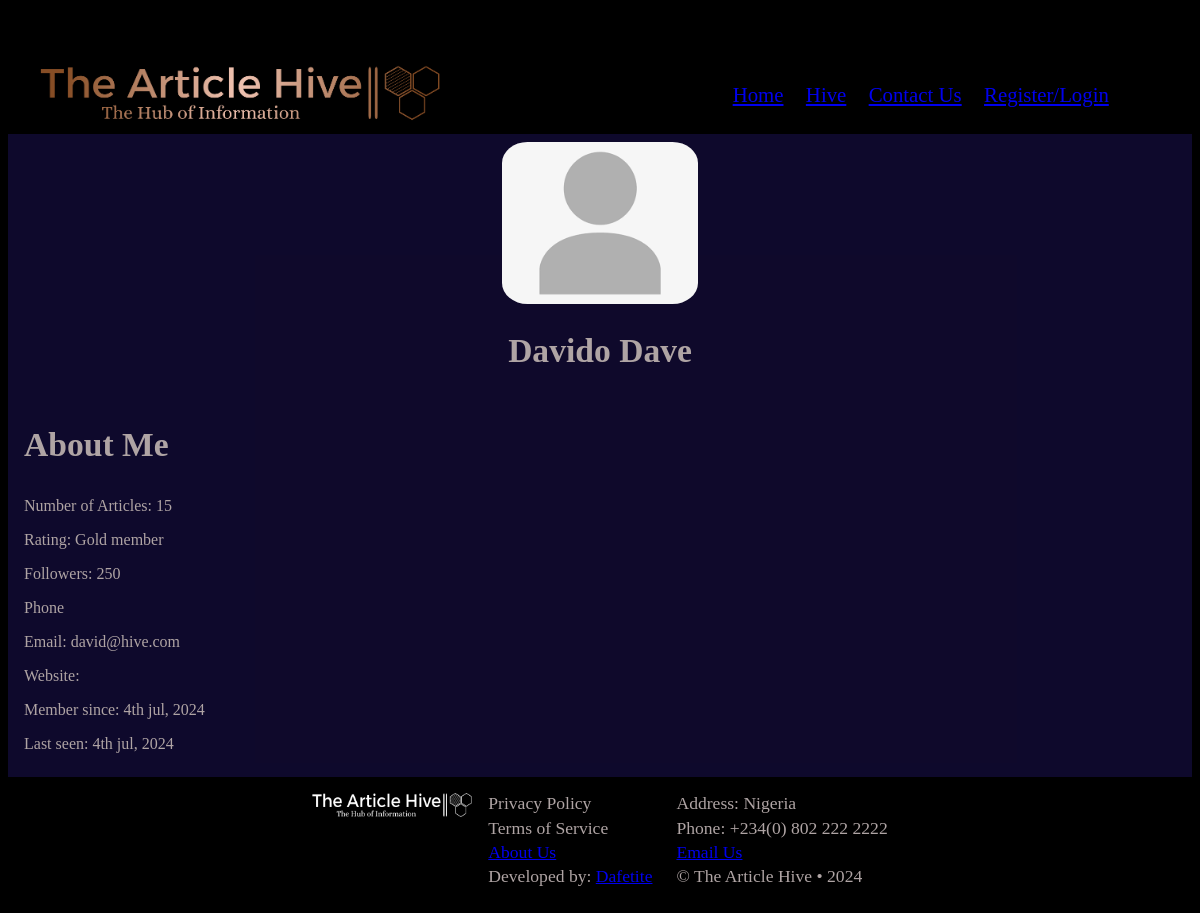
/profile/1/, run on an earlier commit of the app's database.
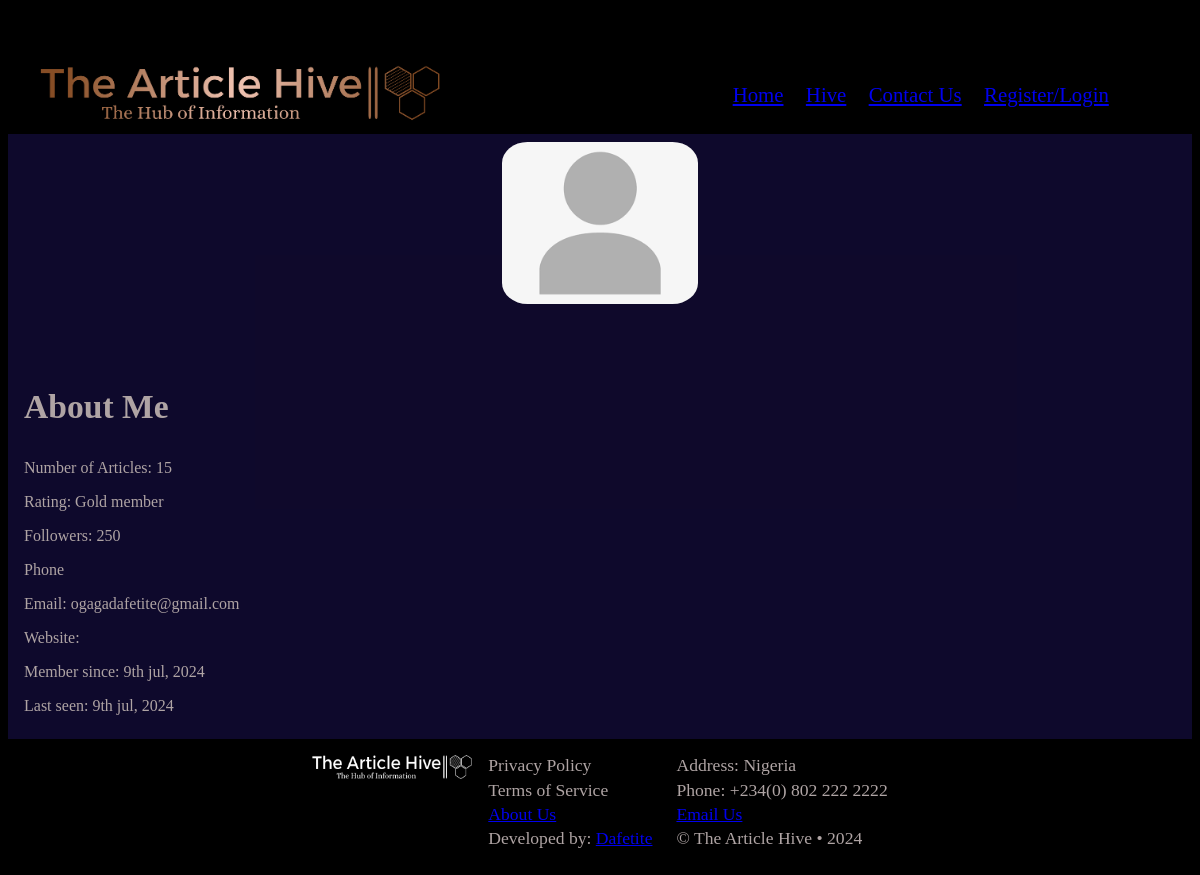
And on a later commit of the database.
### article_hive_app/models.py (models this page shows, shortened)
class User(AbstractUser):
	middle_name = models.CharField(max_length=100, null=True, blank=True)
	email = models.EmailField(max_length=200, unique=True)
	username = models.CharField(default="ArticleHiveUser", max_length=15)
	phone = models.CharField(null=True, blank=True, max_length=14)
	website = models.URLField(max_length=200, null=True, blank=True)
	profile_picture = models.ImageField(upload_to=unique_profile_pic, null=True, blank=True, default='profile_pictures/placeholder.png')
	aboutme = models.TextField()
	USERNAME_FIELD = 'email'
	REQUIRED_FIELDS = []

### article_hive_app/views.py (the view)
# urls.py: path('profile/<int:pk>/', views.profile_page, name='profile'),
def profile_page(request, pk):
    member = get_object_or_404(User, pk=pk)
    print(f"User ID profile: {member.pk}")
    print(f"Profile picture path: {member.profile_picture}")
    print(f"Profile aboutme path: {member.aboutme}")
    context = {
        'member': member,
        'profile': profile,
        'pgname': 'Profile'
    }
    return render(request, 'profile.html', context)

### templates/profile.html (shortened to what this page needs)
{% extends 'base.html' %}
{% load static %}
{% block section %}
{% with "" as empty %}
<section class="profile">
	<div>
		<div class="profile-img-container right-anime small-container">
			<img src="{{ member.profile_picture.url|default:empty }}" alt="profile photo" />
			<h1>{{ member.first_name|default:empty|capfirst }} {{ member.middle_name|default:empty|capfirst }} {{ member.last_name|default:empty|capfirst }}</h1>
		</div>
		<h1 style="margin-bottom: 0;" class="left-anime">About Me</h1>
	</div>
	<div class="top-drop">
		<p>Number of Articles: {{ profile.number_of_articles|default:empty }}</p>
		<p>Rating: {{ profile.rating|default:empty }}</p>
		<p>Followers: {{ profile.followers|default:empty }}</p>
		<p>Phone {{ member.phone|default:empty }}</p>
		<p>Email: {{ member.email|default:empty }}</p>
		<p>Website: {{ member.website|default:empty }}</p>
		<p>Member since: {{ member.date_joined|default:empty|date:"jS b, Y" }}</p>
		<p>Last seen: {{ member.last_login|default:empty|date:"jS b, Y" }}</p>
	</div>
</section>
{% endwith %}
{% endblock section %}

What changed in the data, as far as the page shows it:
changed User: email "david@hive.com" → "ogagadafetite@gmail.com"; date_joined "4th jul, 2024" → "9th jul, 2024"; last_login "4th jul, 2024" → "9th jul, 2024"; first_name "Davido" → (not shown); last_name "Dave" → (not shown)
